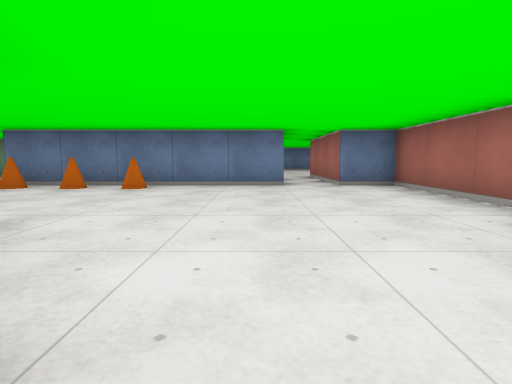
View 1 (above)

21 first-person views from a walk through a cub3D ray-caster map. The camera is about half as high as the walls, tilts 6° down and sees 80° across. The floor is counted in squares. Each view is taken from the middle of a square. On the plan, view 1 faces up. The plan holds only what a view shows up to about 9 squares ahead; the rest is blank. The place goes on beyond the plan.

View 2
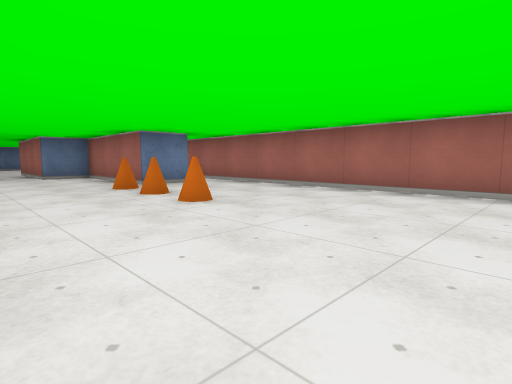

View 3
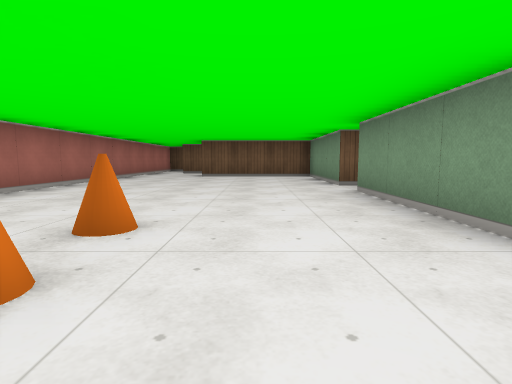

View 4
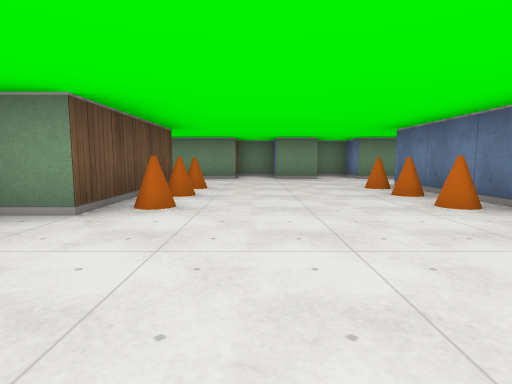

View 5
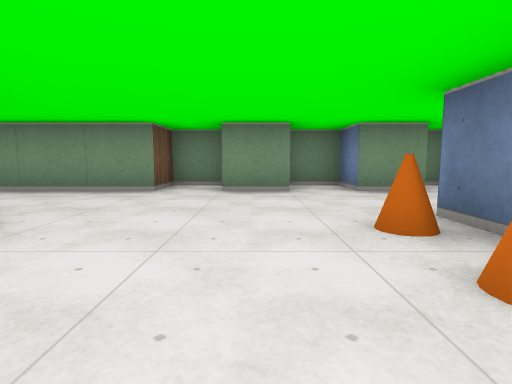

View 6
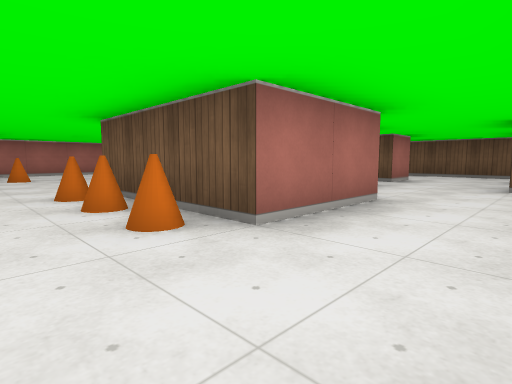

View 7
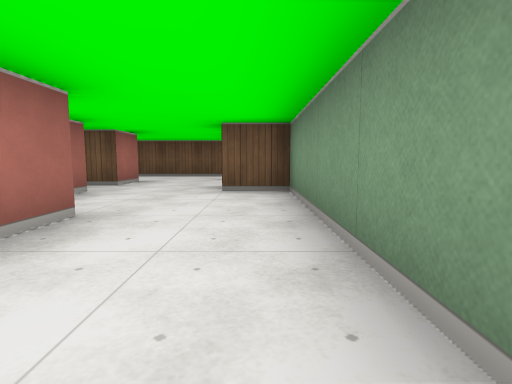

View 8
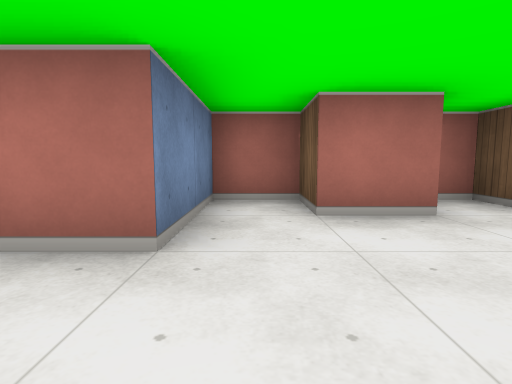

View 9
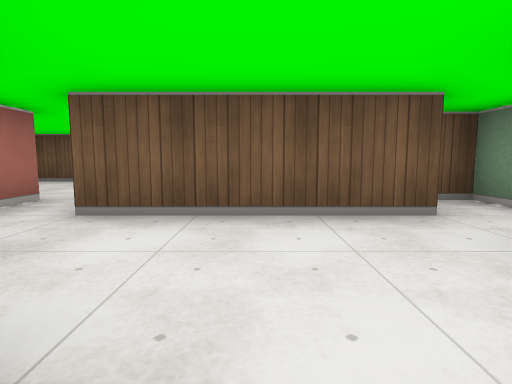

View 10
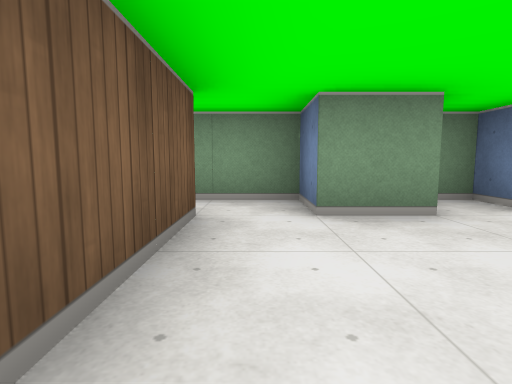

View 11
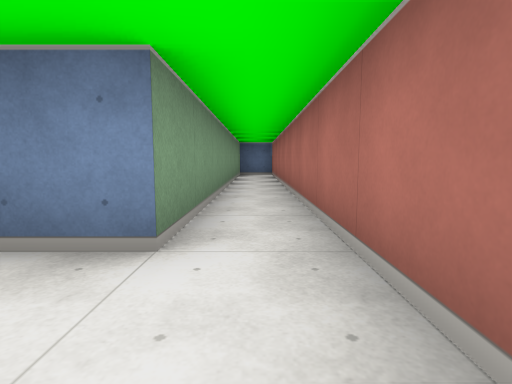

View 12
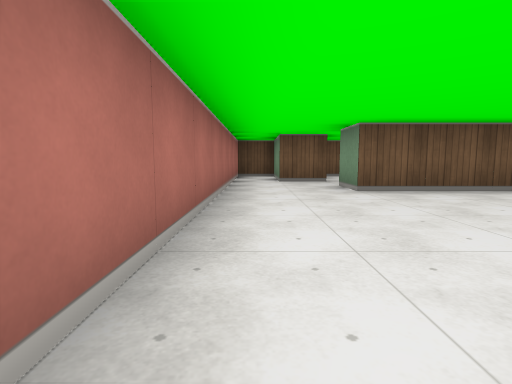

View 13
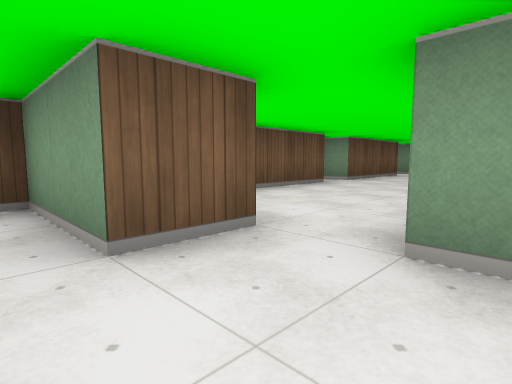

View 14
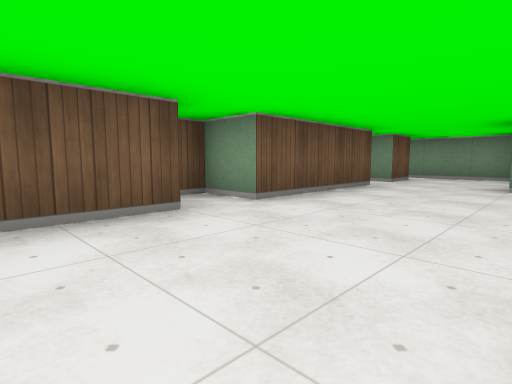

View 15
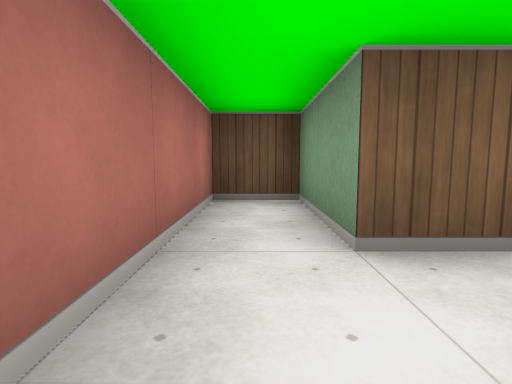

View 16
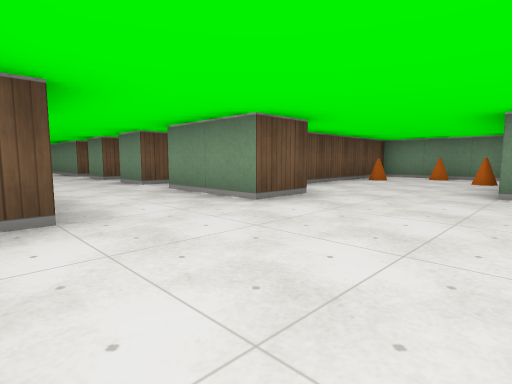

View 17
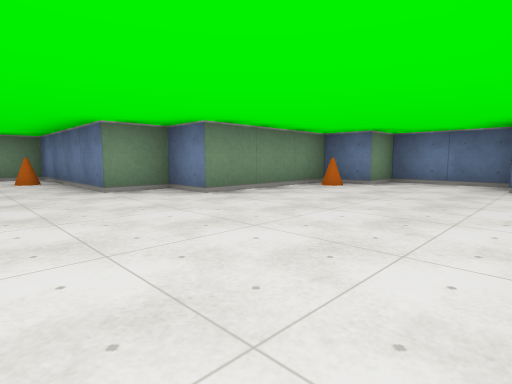

View 18
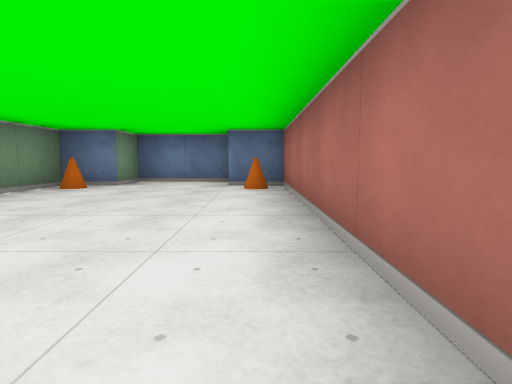

View 19
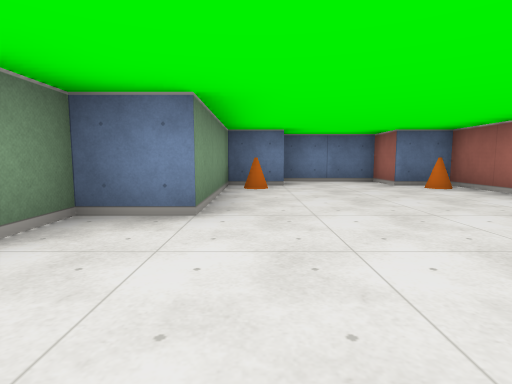

View 20
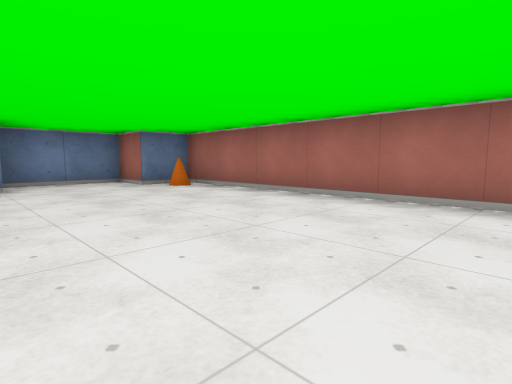

View 21
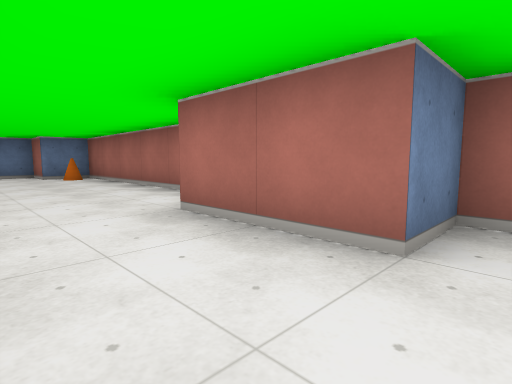

### Floor plan
Ten units are one square. View 1 is at (0, 0); x grows to the right and y downward. Boxes are objects, and circles mark ways between rooms. Rooms are numbered by the first view taken in them; rooms with no view inside come last. Other rooms are left out.
<svg viewBox="-130 -170 180 290">
<path fill="none" stroke="#000" d="M-5 -2 -5 25M-5 35 -5 65 25 65M5 -55 -45 -55M-45 5 -45 -15 -15 -15 -15 -9M-70 -45 -65 -45 -65 -35 -75 -35 -75 -25 -65 -25 -65 5M-65 -65 -65 -55 -75 -55 -75 -45M45 65 45 -100M35 -96 35 -25 25 -25 25 -55 15 -55M-59 35 -65 35 -65 40M-55 44 -55 55 -65 55 -65 75 -60 75M-35 26 -35 15 -25 15 -25 5 -45 5M-35 45 -35 35 -25 35 -25 30M-65 5 -65 25 -55 25M-56 65 -35 65M-35 65 -25 65M24 85 35 85 35 105 45 105 45 65M25 65 25 75M-16 105 21 105M-15 75 -15 69M-56 105 -25 105 -25 115 -20 115M-75 105 -65 105 -65 110M-85 88 -85 109M-76 -95 -65 -95M-45 -95 -41 -95M-35 -102 -35 -155 -45 -155 -45 -165 -65 -165 -65 -155 -75 -155 -75 -125 -85 -125 -85 -115 -125 -115 -125 -85 -89 -85M-65 -95 -65 -75M-71 -65 -65 -65M-34 -75 -45 -75 -45 -95"/>
<rect x="-45" y="-25" width="10" height="10" fill="#bbb"><title>cone</title></rect>
<rect x="-45" y="-55" width="10" height="10" fill="#bbb"><title>cone</title></rect>
<rect x="-35" y="-25" width="10" height="10" fill="#bbb"><title>cone</title></rect>
<rect x="-35" y="-55" width="10" height="10" fill="#bbb"><title>cone</title></rect>
<rect x="-25" y="-25" width="10" height="10" fill="#bbb"><title>cone</title></rect>
<rect x="-25" y="-55" width="10" height="10" fill="#bbb"><title>cone</title></rect>
<rect x="15" y="-5" width="10" height="10" fill="#bbb"><title>cone</title></rect>
<rect x="15" y="-15" width="10" height="10" fill="#bbb"><title>cone</title></rect>
<rect x="15" y="-25" width="10" height="10" fill="#bbb"><title>cone</title></rect>
<rect x="-125" y="-105" width="10" height="10" fill="#bbb"><title>cone</title></rect>
<rect x="-115" y="-95" width="10" height="10" fill="#bbb"><title>cone</title></rect>
<rect x="-115" y="-115" width="10" height="10" fill="#bbb"><title>cone</title></rect>
<rect x="-75" y="-155" width="10" height="10" fill="#bbb"><title>cone</title></rect>
<rect x="-45" y="-155" width="10" height="10" fill="#bbb"><title>cone</title></rect>
<circle cx="-55" cy="-5" r="3" fill="#2a7"/>
<circle cx="35" cy="70" r="3" fill="#2a7"/>
<circle cx="-55" cy="-60" r="3" fill="#2a7"/>
<circle cx="-30" cy="60" r="3" fill="#2a7"/>
<circle cx="-20" cy="70" r="3" fill="#2a7"/>
<circle cx="30" cy="80" r="3" fill="#2a7"/>
<circle cx="-55" cy="-85" r="3" fill="#2a7"/>
<text x="0" y="-10">1</text>
<text x="-50" y="30">2</text>
<text x="-30" y="60">3</text>
<text x="40" y="80">4</text>
<text x="-30" y="90">5</text>
<text x="-70" y="-120">6</text>
<text x="-60" y="-80">7</text>
</svg>
Room 1 opens to room 2. Room 1 opens to room 4. Room 1 opens to room 7. Room 2 opens to room 3. Room 3 opens to room 5. Room 4 opens to room 5. Room 6 opens to room 7.

Where each view was taken, in squares from view 1:
view 1: 0 up, 0 right, facing up
view 2: 3 down, 0 right, facing up-right
view 3: 2 up, 1 right, facing down
view 4: 3 up, 1 right, facing left
view 5: 4 up, 2 left, facing left
view 6: 3 up, 6 left, facing down-right
view 7: 2 up, 6 left, facing down
view 8: 1 down, 6 left, facing right
view 9: 4 down, 4 left, facing down
view 10: 6 down, 3 left, facing left
view 11: 1 up, 4 right, facing up
view 12: 2 down, 4 right, facing down
view 13: 7 down, 4 right, facing down-left
view 14: 8 down, 0 right, facing down-left
view 15: 7 down, 4 right, facing down
view 16: 12 up, 4 left, facing down-left
view 17: 10 up, 4 left, facing up-left
view 18: 10 up, 4 left, facing up
view 19: 10 up, 7 left, facing up
view 20: 10 up, 7 left, facing up-right
view 21: 7 up, 6 left, facing up-right
